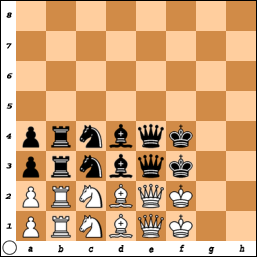
#> input picture reference1.png, 257 x 257 px
$ python diag2fen.py reference3.png   (Python 2 division)
#> lines starting #> are read from the running program, lines starting #| are printed output that depends on the picture
### chessdiag.py
from PIL import Image, ImageChops
import os

def img_equal( im1, im2 ):
    return ImageChops.difference( im1, im2 ).getbbox() is None

REF_SQ_SIZE = 30                # size of squares in reference art
REF_MARGIN = 15                 # width of margin in reference art

script_dir = os.path.dirname( os.path.realpath( __file__ ) )

# Does this image have a margin?
def image_has_margin( img ):
    (width, height) = img.size
    if width == height:
        if width == 8 * REF_SQ_SIZE + 2:
            return False
        elif width == 8 * REF_SQ_SIZE + 2 + REF_MARGIN:
            return True
    raise Exception( "Bad image dimensions %dx%d" % (width, height) )

# Mapping of FEN character to dark/light squares in ref_diagrams[0]
square_dict = {
    'P': ('a1', 'a2'),
    'R': ('b2', 'b1'),
    'N': ('c1', 'c2'),
    'B': ('d2', 'd1'),
    'Q': ('e1', 'e2'),
    'K': ('f2', 'f1'),
    'p': ('a3', 'a4'),
    'r': ('b4', 'b3'),
    'n': ('c3', 'c4'),
    'b': ('d4', 'd3'),
    'q': ('e3', 'e4'),
    'k': ('f4', 'f3'),
    ' ': ('g1', 'g2')
}

# Declare this now so the Diagram constructor can refer to it
ref_diagrams = []

class Diagram:

    def __init__( self, img, flipped=None, black_to_move=None ):
        self.img = img
        self.has_margin = image_has_margin( img )
        self.margin = REF_MARGIN * self.has_margin
        if self.has_margin:
            if flipped is None:
                bottom_margin = self.bottom_margin_pic()
                for ref in ref_diagrams:
                    if img_equal( bottom_margin, ref.bottom_margin_pic() ):
                        self.flipped = ref.flipped
                        self.black_to_move = ref.black_to_move
            else:
                self.flipped = flipped
                self.black_to_move = black_to_move
        else:
            self.deduce_state()

    # Figure out whether the board is flipped.
    def deduce_state( self ):
        self.flipped = False
        self.black_to_move = False

    def left_margin_pic( self ):
        MARGIN_END = 8 * REF_SQ_SIZE + REF_MARGIN + 1
        return self.img.crop( (1, 1, REF_MARGIN + 1, MARGIN_END) )

    def bottom_margin_pic( self ):
        MARGIN_END = 8 * REF_SQ_SIZE + REF_MARGIN + 1
        return self.img.crop( (1, MARGIN_END - REF_MARGIN, MARGIN_END, MARGIN_END) )

    def coords_to_bounds( self, row, col ):
        if self.flipped:
            row = 7 - row
            col = 7 - col
        return ( (REF_SQ_SIZE * col + self.margin + 1,
                  REF_SQ_SIZE * row + 1,
                  REF_SQ_SIZE * (col + 1) + self.margin + 1,
                  REF_SQ_SIZE * (row + 1) + 1) )

    # Takes a square like 'a8' and turns it into a 4-tuple suitable for
    # sending to PIL's Image.crop function
    def sq_to_bounds( self, sq ):
        row = ord( '8' ) - ord( sq[1] ) # 0 to 7 top to bottom
        col = ord( sq[0] ) - ord( 'a' ) # 0 to 7 left to right
        return self.coords_to_bounds( row, col )

    def coords_to_pic( self, row, col ):
        return self.img.crop( self.coords_to_bounds( row, col ) )

    def sq_to_pic( self, sq ):
        return self.img.crop( self.sq_to_bounds( sq ) )

    def coords_to_char( self, row, col, ref_diag ):
        pic = self.coords_to_pic( row, col )
        for c in square_dict.keys():
            for sq in square_dict[c]:
                ref_pic = ref_diag.sq_to_pic( sq )
                if img_equal( pic, ref_pic ):
                    return c
        return None

# 0: W at bottom, W to move (plus all pieces as specified by square_dict)
# 1: W at bottom, B to move
# 2: B at bottom, W to move
# 3: B at bottom, B to move
ref_diagrams = [ Diagram( Image.open( "%s/reference%d.png" % (script_dir, i) ),
                          i > 2, i % 2 == 0 ) for i in range( 1, 5 ) ]
#> in __init__, self.img is the input picture: PIL image 257x257 RGB; mean R, G, B 215, 169.6, 125.4
#> in __init__, `self.has_margin = image_has_margin( img )`: self.has_margin = True
#> in __init__, `self.margin = REF_MARGIN * self.has_margin`: self.margin = 15
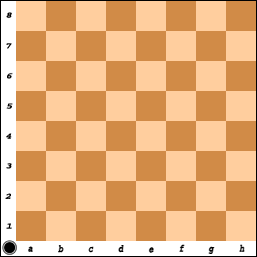
#> input picture reference2.png, 257 x 257 px
#> in __init__, self.img is the input picture: PIL image 257x257 RGB; mean R, G, B 229.5, 177.6, 127
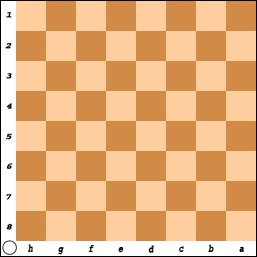
#> input picture reference3.png, 257 x 257 px
#> in __init__, self.img is the input picture: PIL image 257x257 RGB; mean R, G, B 229.8, 177.9, 127.4
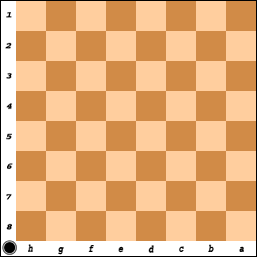
#> input picture reference4.png, 257 x 257 px
#> in __init__, self.img is the input picture: PIL image 257x257 RGB; mean R, G, B 229.5, 177.6, 127

def get_margin_img( options ):
    return ref_diagrams[2 * options.flip + options.black_to_move].img

# 0 = dark, 1 = light
def square_color( col, row ):
    return (col + row + 1) % 2

# [15 lines left out: functions add_square, maybe_override_side, not called in this run]

# How tall and wide is the image? show_margin is whether the margin is
# displayed.
def image_size( show_margin ):
    return 8 * REF_SQ_SIZE + 2 + (REF_MARGIN if show_margin else 0)

# [35 lines left out: functions fen_to_image, add_margins, not called in this run]

def diag_to_fen( diag ):
    fen_str = ""
#> fen_str = ''
    num_spaces = 0
    for row in range( 8 ):
        for col in range( 8 ):
            c = diag.coords_to_char( row, col, ref_diagrams[0] )
            if c == " ":
                num_spaces += 1
            else:
                if num_spaces > 0:
                    fen_str += str( num_spaces )
                    num_spaces = 0
                fen_str += c
        if num_spaces > 0:
            fen_str += str( num_spaces )
            num_spaces = 0
        if row < 7:
            fen_str += "/"
#> this loop made 8 passes
#> fen_str on passes 1 to 3: '8/', '8/8/', '8/8/8/'
#> pass 1, in coords_to_char, `pic = self.coords_to_pic( row, col )`:
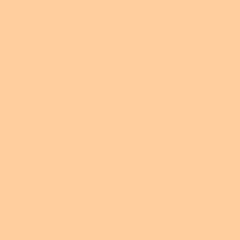
#> pic: PIL image 30x30 RGB (shown 8 times larger); mean R, G, B 255, 206, 158
#> pass 1, in coords_to_char (call 2), `pic = self.coords_to_pic( row, col )`:
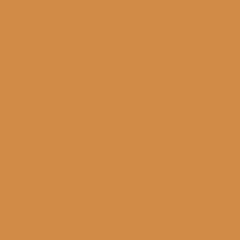
#> pic: PIL image 30x30 RGB (shown 8 times larger); mean R, G, B 209, 139, 71
    if num_spaces > 0:
        fen_str += str( num_spaces )
    fen_str += " "
    fen_str += ("b" if diag.black_to_move else "w")
    fen_str += " KQkq - 0 1"    # I don't really care about this
    return fen_str

def image_to_fen( img ):
    return diag_to_fen( Diagram( img ) )

### diag2fen.py
import argparse
import chessdiag
import pyperclip
from PIL import Image

parser = argparse.ArgumentParser( description="Read a file with a chess diagram "
                                  "and output a FEN string that represents it." )
parser.add_argument( "input_name",
                     help="Name of diagram file to read from" )
global_options = parser.parse_args()

img = Image.open( global_options.input_name )
fen_str = chessdiag.image_to_fen( img )
pyperclip.copy( fen_str )
print fen_str
#| 8/8/8/8/8/8/8/8 w KQkq - 0 1
